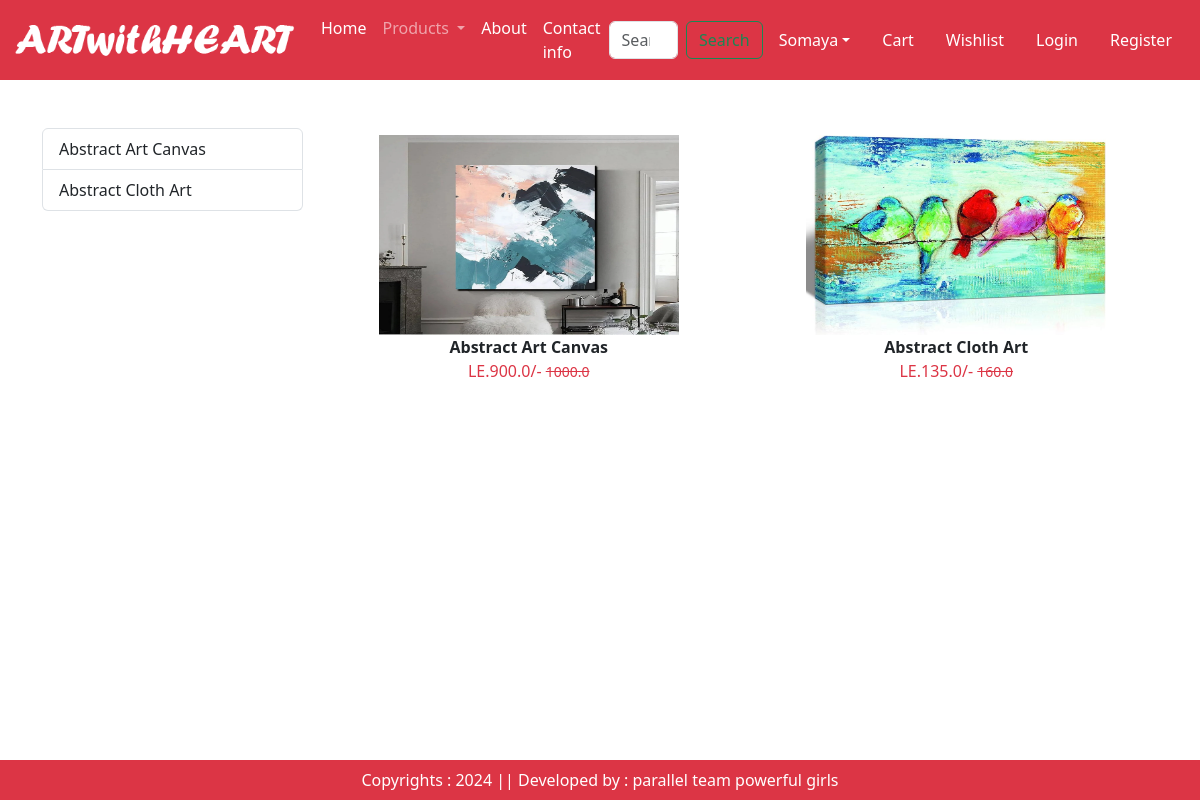
Page /category/AB on the committed database.
### app/models.py (models this page shows, shortened)
class Product(models.Model):
    title = models.CharField(max_length=100)
    selling_price = models.FloatField()
    discounted_price = models.FloatField()
    description = models.TextField()
    composition = models.TextField(default=' ')
    prodapp = models.TextField(default=' ')
    category = models.CharField(choices=CATEGORY_CHOICES,max_length=2)
    product_image = models.ImageField(upload_to='product')

### app/views.py (the view)
# urls.py: path("category/<slug:val>", views.CategoryView.as_view(),name="category"),
class CategoryView(View):
    def get(self,request,val):
        product = Product.objects.filter(category=val)
        title = Product.objects.filter(category=val).values('title')
        return render(request,"app/category.html",locals())

### app/templates/app/category.html (shortened to what this page needs)
{% extends 'app/base.html' %}
{% load static %}
{% block main-content %}
 <div class="container my-5">
    <div class="row">
        <div class="col-sm-3">
            <div class="list-group">
            {% for val in title %}
                <a href="{% url 'category-title' val.title %}" class="list-group-item list-group-item-action" aria-current="true">{{val.title}}</a>
            {% endfor %}
            </div>
        </div>
        <div class="col-sm-9">
            <div class="row">
                {% for prod in product %}
                    <div class="col text-center mb-4">
                        <a href="{% url 'product-detail' prod.id %} " class="btn">
                            <div>
                                <img src="{{prod.product_image.url}}" width="300px" height="200px"/>
                                <div class="fw-bold">{{prod.title}}</div>
                                <div class="fw-bolt text-danger">
                                    LE.{{prod.discounted_price}}/-
                                    <small class="fw-light text-decoration-line-through">{{prod.selling_price}}</small>
                                </div>
                            </div>
                        </a>
                    </div>
                {% endfor %}
            </div>
        </div>
    </div>
 </div>
{%endblock main-content %}

### rows in the picture
Product: product_image (picture), title "Abstract Art Canvas", discounted_price "900.0", selling_price "1000.0"
Product: product_image (picture), title "Abstract Cloth Art", discounted_price "135.0", selling_price "160.0"

### other values in the picture
{{ val.title }} "Abstract Art Canvas" "Abstract Cloth Art"
